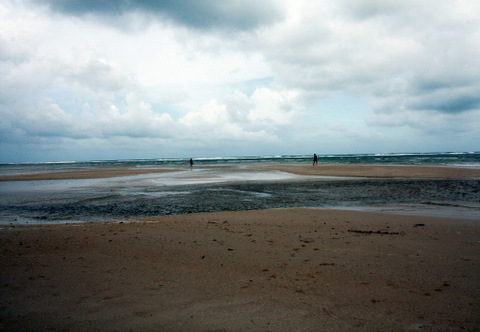
%> input picture 7/dataset/sea-thai.jpg, 480 x 332 px
$ octave submission.m   (GNU Octave 9; MATLAB toolbox functions it lacks are replaced by stand-ins)
%> lines starting %> are read from the running program, lines starting %| are printed output that depends on the picture; in (x1, y1, x2, y2) boxes, pixels count from 0 and x2, y2 are one past the last pixel; in counts of white or black regions, pixels touching at a corner belong together; the program's own positions count from 1
### 7/seamCarvingAlgo/seamCarving.m
function image = seamCarving(newSize, image,type)
    sizeX = size(image, 1) - newSize(1);
    sizeY = size(image, 2) - newSize(2);

    mmax = @(left, right) max([left right]);

    if type==0,
        image = seamCarvingReduce([mmax(0, sizeX), mmax(0, sizeY)], image);

    else,
        image = seamCarvingEnlarge([mmax(0, sizeX), mmax(0, sizeY)], image);
    end
end

### 7/seamCarvingAlgo/energyRGB.m
function res = energyRGB(I)

    res = 0;
    for i = 1:3,
        res = res + abs(imfilter(I(:, :, i), [-1,0,1], 'replicate')) + abs(imfilter(I(:, :, i), [-1;0;1], 'replicate'));
    end
end

### 7/seamCarvingAlgo/findTransportMatrix.m
function [T, transBitMask] = findTransportMatrix(sizeReduction, image)


    T = zeros(sizeReduction(1) + 1, sizeReduction(2) + 1, 'double');
    transBitMask = ones(size(T)) * -1;

    % fill in borders
    imageNoRow = image;
    for i = 2 : size(T, 1)
        energy = energyRGB(imageNoRow);
        [optSeamMask, seamEnergyRow] = findOptSeam(energy');
        imageNoRow = reduceImageByMask(imageNoRow, optSeamMask, 0);
        transBitMask(i, 1) = 0;

        T(i, 1) = T(i - 1, 1) + seamEnergyRow;
    end;

    imageNoColumn = image;
    for j = 2 : size(T, 2)
        energy = energyRGB(imageNoColumn);
        [optSeamMask, seamEnergyColumn] = findOptSeam(energy);
        imageNoColumn = reduceImageByMask(imageNoColumn, optSeamMask, 1);
        transBitMask(1, j) = 1;

        T(1, j) = T(1, j - 1) + seamEnergyColumn;
    end;


    energy = energyRGB(image);
    [optSeamMask, seamEnergyRow] = findOptSeam(energy');
    image = reduceImageByMask(image, optSeamMask, 0);

    energy = energyRGB(image);
    [optSeamMask, seamEnergyColumn] = findOptSeam(energy);
    image = reduceImageByMask(image, optSeamMask, 1);


    for i = 2 : size(T, 1)

        imageWithoutRow = image; % copy for deleting columns

        for j = 2 : size(T, 2)
            energy = energyRGB(imageWithoutRow);

            [optSeamMaskRow, seamEnergyRow] = findOptSeam(energy');
            imageNoRow = reduceImageByMask(imageWithoutRow, optSeamMaskRow, 0);

            [optSeamMaskColumn, seamEnergyColumn] = findOptSeam(energy);
            imageNoColumn = reduceImageByMask(imageWithoutRow, optSeamMaskColumn, 1);

            neighbors = [(T(i - 1, j) + seamEnergyRow) (T(i, j - 1) + seamEnergyColumn)];
            [val, ind] = min(neighbors);

            T(i, j) = val;
            transBitMask(i, j) = ind - 1;

            % move from left to right
            imageWithoutRow = imageNoColumn;
        end;

        energy = energyRGB(image);
        [optSeamMaskRow, seamEnergyRow] = findOptSeam(energy');
         % move from top to bottom
        image = reduceImageByMask(image, optSeamMaskRow, 0);
    end;

end

### 7/seamCarvingAlgo/findOptSeam.m
function [optSeamMask, seamEnergy] = findOptSeam(energy)


    % find M for vertical seams
    % for vertical - use I`
    M = padarray(energy, [0 1], realmax('double')); % to avoid handling border elements

    sz = size(M);
    for i = 2 : sz(1)
        for j = 2 : (sz(2) - 1)
            neighbors = [M(i - 1, j - 1) M(i - 1, j) M(i - 1, j + 1)];
            M(i, j) = M(i, j) + min(neighbors);
        end
    end

    % find the min element in the last raw
    [val, indJ] = min(M(sz(1), :));
    seamEnergy = val;

    optSeamMask = zeros(size(energy), 'uint8');

    %go backward and save (i, j)
    for i = sz(1) : -1 : 2
        optSeamMask(i, indJ - 1) = 1;
        neighbors = [M(i - 1, indJ - 1) M(i - 1, indJ) M(i - 1, indJ + 1)];
        [val, indIncr] = min(neighbors);

        seamEnergy = seamEnergy + val;

        indJ = indJ + (indIncr - 2); % (x - 2): [1,2]->[-1,1]]
    end


    optSeamMask(1, indJ - 1) = 1;
    optSeamMask = ~optSeamMask;

end

### 7/seamCarvingAlgo/reduceImageByMask.m
function imageReduced = reduceImageByMask( image, seamMask, isVerical )

    if (isVerical)
        imageReduced = zeros(size(image, 1), size(image, 2) - 1, size(image, 3));
        for i = 1 : size(seamMask, 1),
            for k= 1:3,
                imageReduced(i, :, k) = image(i, seamMask(i, :), k);
            end
        end
    else
        seamMask = seamMask';
        imageReduced = zeros(size(image, 1) - 1, size(image, 2), size(image, 3));
        for j = 1 : size(seamMask, 2),

            imageReduced(:, j, 1) = image(seamMask(:, j), j, 1);
            imageReduced(:, j, 2) = image(seamMask(:, j), j, 2);
            imageReduced(:, j, 3) = image(seamMask(:, j), j, 3);
        end
    end;
end

### 7/seamCarvingAlgo/seamCarvingReduce.m
function image = seamCarvingReduce(sizeReduction, image)
    if (sizeReduction == 0)
        return;
    end;
    [T, transBitMask] = findTransportMatrix(sizeReduction, image);
    image = addOrDeleteSeams(transBitMask, sizeReduction, image, @reduceImageByMask);
end

### 7/submission.m
clc;clear;close all;
addpath('./dataset');
addpath('./seamCarvingAlgo');


% Use small pictures because of slow implementation
im = im2double(imresize(imread('./dataset/sea-thai.jpg'),0.5));
%im = im2double(imread('./dataset/sea-thai.jpg'));


figure;imshow(im);
title(['Original picture: ' int2str(size(im, 1)) 'x' int2str(size(im, 2))]);
drawnow;
%imwrite(im, './results/sea-original.jpg');

newSize = [size(im, 1) - 10, size(im, 2) - 20];
%> newSize = [156 220]

%Reduce the image
fprintf('Reducing the image\n');
image = seamCarving(newSize, im, 0);
%> the loop in findTransportMatrix, `for i = 2 : size(T, 1)` made 10 passes
%> seamEnergyRow on passes 1 to 10: 627.6, 668.7, 723.6, 757.2, 788.1, 855.2, 896.1, 929.7, 968.5, 1019.3
%> pass 1, in findOptSeam, `M = padarray(energy, [0 1], realmax('double'));`:
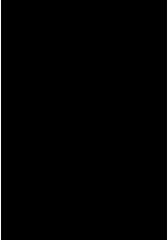
%> M: size 240x168 double; min 0, max 1.8e+308, mean Inf; drawn with min black and max white
%> pass 1, in findOptSeam, `optSeamMask = ~optSeamMask;`:
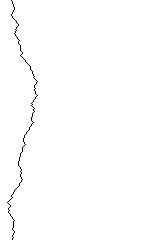
%> optSeamMask: size 240x166 logical; 99.4% white; black in thin lines or dots, all inside (x1, y1, x2, y2) = (7, 0, 38, 240)
%> after the loop in findTransportMatrix, `for i = 2 : size(T, 1)`:
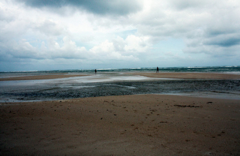
%> imageNoRow: size 156x240x3 double; mean R, G, B 0.482, 0.509, 0.508
%> the loop in findTransportMatrix, `for j = 2 : size(T, 2)` made 20 passes
%> seamEnergyColumn on passes 1 to 12: 1149.8, 1207.9, 1240.1, 1243.8, 1200.6, 1264.8, 1289.3, 1263.1, 1258.4, 1305.2, 1315.6, 1330
%> pass 1, in findOptSeam (call 11), `M = padarray(energy, [0 1], realmax('double'));`:
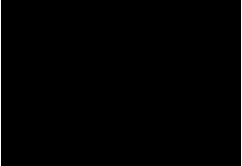
%> M: size 166x242 double; min 0, max 1.8e+308, mean Inf; drawn with min black and max white
%> pass 1, in findOptSeam (call 11), `optSeamMask = ~optSeamMask;`:
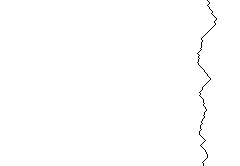
%> optSeamMask: size 166x240 logical; 99.6% white; black in thin lines or dots, all inside (x1, y1, x2, y2) = (197, 0, 217, 166)
%> after the loop in findTransportMatrix, `for j = 2 : size(T, 2)`:
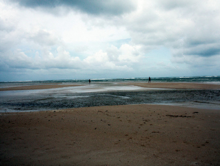
%> imageNoColumn: size 166x220x3 double; mean R, G, B 0.509, 0.536, 0.535
%> after the loop in findOptSeam (call 31), `for i = sz(1) : -1 : 2`: optSeamMask: size 240x166 uint8; values 0 (black) and 1 (white), 0.6% white in thin lines or dots, all inside (x1, y1, x2, y2) = (7, 1, 38, 240)
%> in findTransportMatrix, `[optSeamMask, seamEnergyRow] = findOptSeam(energy');`: seamEnergyRow = 627.6
%> the loop in energyRGB (call 32), `for i = 1:3,` made 3 passes
%> pass 2, in energyRGB (call 32), `res = res + abs(imfilter(I(:, :, i), [-1,0,1], 'replicate')) + abs(imf..`:
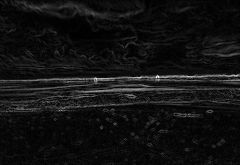
%> res: size 165x240 double; min 0, max 1.48, mean 0.106; drawn with min black and max white
%> (the run ends here)
